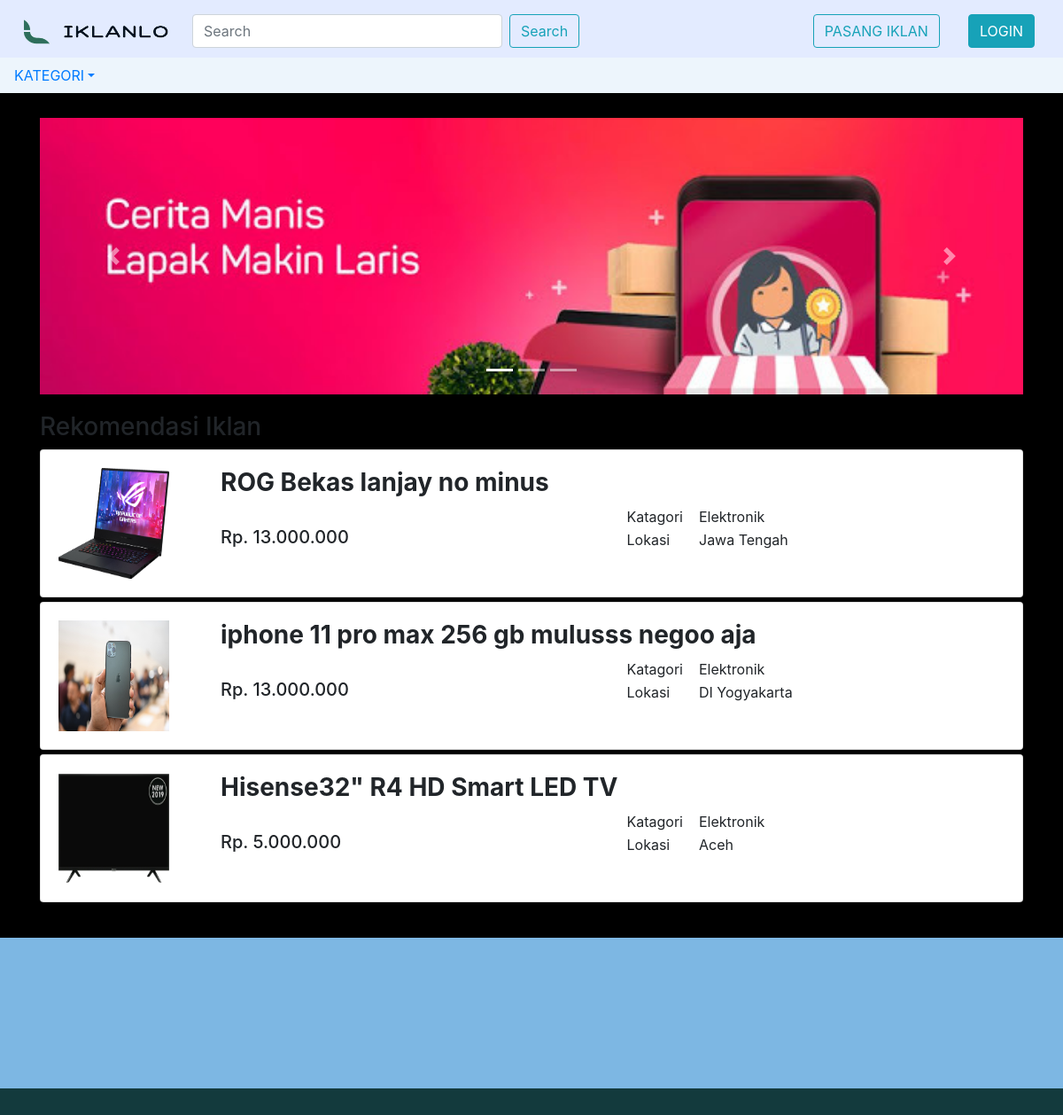
The page /index_elektronik.php on the database its author committed.
### tables this page shows
CREATE TABLE `barang` (
  `id_iklan` int(10) NOT NULL,
  `id_user` int(10) NOT NULL,
  `nama_barang` varchar(200) DEFAULT NULL,
  `kategori` varchar(50) NOT NULL,
  `harga` varchar(50) NOT NULL,
  `lokasi` varchar(50) NOT NULL,
  `gambar` varchar(300) NOT NULL
);

### index_elektronik.php (the view, shortened to what this page needs)
<?php
  include "open_db.php";
  include "notice_index.php";
  $query = mysqli_query($conn,"SELECT * FROM barang WHERE kategori = 'Elektronik'");
?>
<!DOCTYPE html>
<html>
<head>
	<link rel="stylesheet" type="text/css" href="css/bootstrap.css">
	<link rel="stylesheet" type="text/css" href="template.css">
</head>
<body>
	<div class="container">
		<div class="header">
			<nav class="navbar fixed-top" style="background-color: #e3ebff;">
				<form class="form-inline">
  					<a class="navbar-brand" href="index.php"><img src="logo.png" width="175" height="30"></a>
    				<input class="form-control mr-sm-2" type="search" placeholder="Search"
    					aria-label="Search" style="width: 350px; margin-left: 10px;">
   					<button class="btn btn-outline-info my-2 my-sm-0" type="submit">Search</button>
  				</form>
  				<ul class="nav justify-content-end" >
  					<li class="nav-item">
  						<a class="nav-link" href="form_iklan.php">
                <button type="button" class="btn btn-outline-info">PASANG IKLAN</button>
              </a>
  					</li>
  					<li class="nav-item">
  						<a class="nav-link" href="login.php">
  							<button type="button" class="btn btn-info">LOGIN</button>
  						</a>
  					</li>
  				</ul>
			</nav>
			<nav class="fixed-top" style="background-color: #edf5fc; top: 65px;">
				<div class="nav-item dropdown megamenu-li">
       				<a class="nav-link dropdown-toggle" href="" id="dropdown" data-toggle="dropdown"
       					aria-haspopup="true" aria-expanded="false">KATEGORI</a>
      			</div>
			</nav>
		</div>
		<div class="main">
			<div id="carouselExampleIndicators" class="carousel slide" data-ride="carousel"
				style="margin-bottom: 20px;">
  				<ol class="carousel-indicators">
    				<li data-target="#carouselExampleIndicators" data-slide-to="0" class="active"></li>
    				<li data-target="#carouselExampleIndicators" data-slide-to="1"></li>
    				<li data-target="#carouselExampleIndicators" data-slide-to="2"></li>
  				</ol>
  				<div class="carousel-inner">
    				<div class="carousel-item active">
      					<img src="pic/image1.jpeg" class="d-block w-100">
   					</div>
  				</div>
  			<a class="carousel-control-prev" href="#carouselExampleIndicators" role="button" data-slide="prev">
    			<span class="carousel-control-prev-icon" aria-hidden="true"></span>
  			</a>
  			<a class="carousel-control-next" href="#carouselExampleIndicators" role="button" data-slide="next">
    			<span class="carousel-control-next-icon" aria-hidden="true"></span>
  			</a>
			</div>
			<h3>Rekomendasi Iklan</h3>
      <?php while ($data = mysqli_fetch_array($query)){ ?>
			<div class="card" style="margin-bottom: 5px;">
				<div class="card-body" >
					<div class="row">
            <div class="col-2">
              <img src="img/<?= $data["gambar"]; ?>" width="125px" height="125px">
            </div>
            <div class="col-10">
                <h3><strong><?php echo $data['nama_barang']; ?></strong></h3>
               <div class="row">
                <div class="col-6"><br>
                  <h5> Rp. <?php echo $data['harga']; ?><h5/>
                </div>
                <div class="col">
                <table>
                  <tr>
                    <td>Katagori</td>
                    <td>&emsp;<?php echo $data['kategori']; ?></td>
                  </tr>
                  <tr>
                    <td>Lokasi</td>
                    <td>&emsp;<?php echo $data['lokasi']; ?></td>
                  </tr>
                </table>
                </div>
               </div>
            </div>
          </div>
				</div>
			</div>
      <?php } ?>
		</div>
	</div>
	<div class="footer">
		<div class="ft-1">
		</div>
		<div class="ft-2">
		</div>
	</div>
</body>
</html>

### template.css (style rules this page uses)
body { background-color: black !important; }
.container { height: 100%; }
.megamenu-li { position: static; }
.main { margin-top: 12%; }
.footer { margin-top: 40px; height: 200px; bottom: 0 auto; }
.ft-1 { height: 170px; bottom: 20px auto; background: #7db7e3; }
.ft-2 { height: 30px; background: #133a3d; bottom: 0 auto; }
ul { list-style-type: none; color: white; }

### rows shown on the page
barang: gambar (picture), nama_barang "ROG Bekas lanjay no minus", harga "13.000.000", kategori "Elektronik", lokasi "Jawa Tengah"
barang: gambar (picture), nama_barang "iphone 11 pro max 256 gb mulusss negoo aja", harga "13.000.000", kategori "Elektronik", lokasi "DI Yogyakarta"
barang: gambar (picture), nama_barang "Hisense32\" R4 HD Smart LED TV", harga "5.000.000", kategori "Elektronik", lokasi "Aceh"
